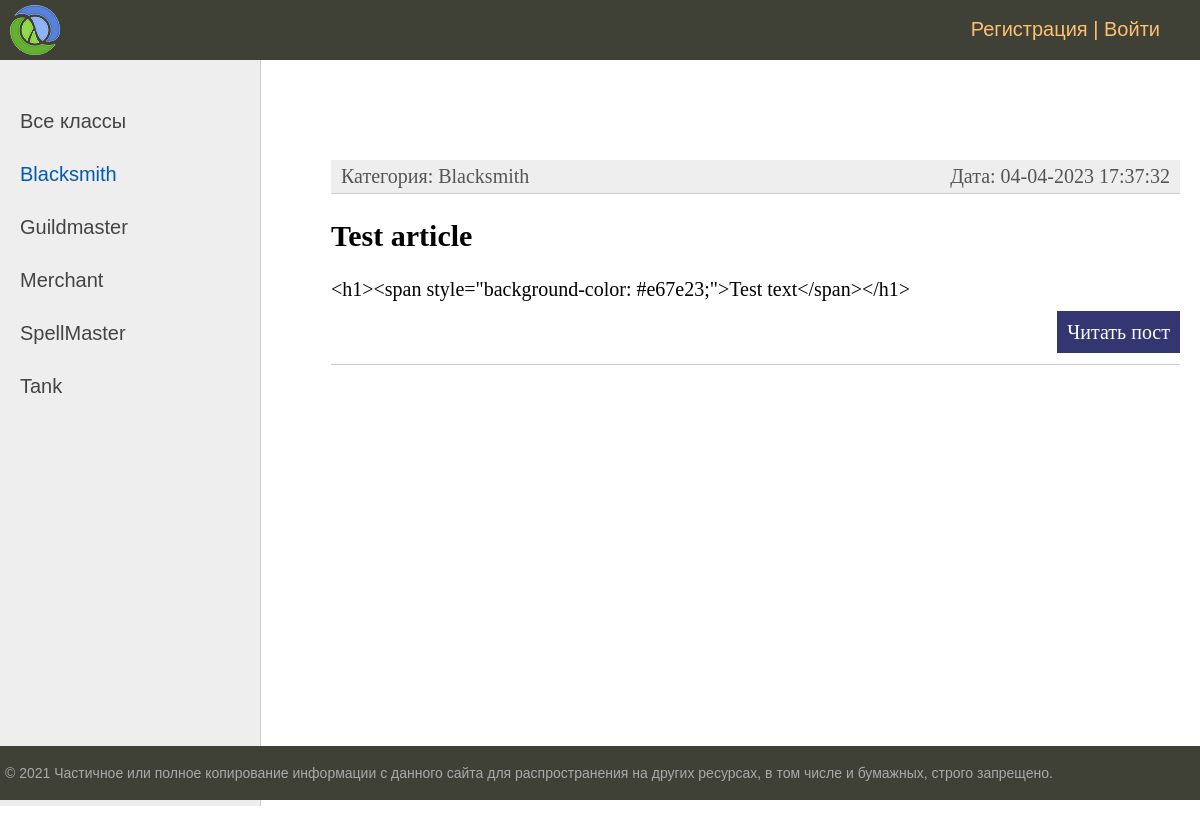
Page /category/blacksmith/ on the committed database.
### ads/models.py (models this page shows, shortened)
class Category(models.Model):
    name = models.CharField(max_length=255, choices=POSITION)
    slug = models.SlugField(max_length=255, unique=True, verbose_name="URL")
    def __str__(self):
        return self.name
    def get_absolute_url(self):
        return reverse('category', kwargs={'category_slug': self.slug})

class Post(models.Model):
    user = models.ForeignKey(User, on_delete=models.CASCADE)
    slug = models.SlugField(max_length=255, unique=True, verbose_name="URL")
    created = models.DateTimeField(auto_now_add=True)
    category = models.ForeignKey(Category, on_delete=models.CASCADE)
    article = models.CharField(max_length=255)
    post_text = HTMLField()
    def get_absolute_url(self):
        return reverse('post', kwargs={'post_slug': self.slug})

### ads/views.py (the view)
# urls.py: path('category/<slug:category_slug>/', CategoryList.as_view(), name='category'),
class CategoryList(DataMixin, ListView):
    model = Post
    template_name = 'index.html'
    context_object_name = 'posts'
    allow_empty = False
    def get_queryset(self, **kwargs):
        return Post.objects.filter(category__slug=self.kwargs['category_slug'])
    def get_context_data(self, **kwargs):
        context = super().get_context_data(**kwargs)
        c_def = self.get_user_context(title='Категория - ' + str(context['posts'][0].category),
                                      cat_selected=context['posts'][0].category_id)
        return dict(list(context.items()) + list(c_def.items()))

### ads/utils.py (called while the page is built)
        def get_user_context(self, **kwargs):
                context = kwargs
                categories = Category.objects.annotate(Count('post'))
                user_menu = menu.copy()
                if not self.request.user.is_authenticated:
                        user_menu.pop(0)
                context['menu'] = user_menu
                context['categories'] = categories
                if 'cat_selected' not in context:
                        context['cat_selected'] = 0
                return context

### templates/index.html (shortened to what this page needs)
{% extends "base.html" %}
{% block content %}
<ul class="list-articles">
	{% for p in posts %}
			<li><div class="article-panel">
				<p class="first">Категория: {{p.category}}</p>
				<p class="last">Дата: {{p.created|date:"d-m-Y H:i:s" }}</p>
			<li><h2>{{p.article}}</h2>
	{% autoescape on %}
	{{p.post_text|linebreaks|truncatewords:50}}
	{% endautoescape %}
			<p class="link-read-post"><a href="{{ p.get_absolute_url }}">Читать пост</a></p>
			</li>
	{% endfor %}
</ul>
{% endblock %}

### templates/base.html (shortened to what this page needs)
{% load static %}
{% load custom_tags %}
<!DOCTYPE html>
<html>
<head>
	<link type="text/css" href="{% static 'css/styles.css' %}" rel="stylesheet" />
</head>
<body>
<table class="table-page" border=0 cellpadding="0" cellspacing="0">
<tr><td valign=top>
{% block mainmenu %}
		<div class="header">
			<ul id="mainmenu" class="mainmenu">
			<li class="logo"><a href="{% url 'post_list' %}"><div class="logo"></div></a></li>
				{% if request.user.is_authenticated %}
				<li class="last"> {{user.username}} | <a href="{% url 'logout' %}">Выйти</a></li>
				{% else %}
				<li class="last"><a href="{% url 'register' %}">Регистрация</a> | <a href="{% url 'login' %}">Войти</a></li>
				{% endif %}
			</ul>
		</div>
{% endblock mainmenu %}
<table class="table-content" border=0 cellpadding="0" cellspacing="0">
<tr>
	<td valign="top" class="left-chapters">
	<ul id="leftchapters">
{% if cat_selected == 0 %}
		<li class="selected">Все классы</li>
{% else %}
		<li><a href="{% url 'post_list' %}">Все классы</a></li>
{% endif %}
{% for c in categories %}
{% if c.post__count > 0  %}
	{% if c.pk == cat_selected %}
		<li class="selected">{{c.name}}</li>
	{% else %}
		<li><a href="{{c.get_absolute_url}}">{{c.name}}</a></li>
	{% endif %}
{% endif %}
{% endfor %}
	</ul>
</td>
<td valign="top" class="content">
	<div class="content-text">
{% block content %}
{% endblock %}
	</div>
</td></tr></table>
</td></tr>
<tr><td valign=top>
	<div id="footer">
		<p>&copy; 2021 Частичное или полное копирование информации с данного сайта для распространения на других ресурсах, в том числе и бумажных, строго запрещено.</p>
	</div>
</td></tr></table>
</body>
</html>

### static/css/styles.css (style rules this page uses)
html, body { font-family: 'Arial'; margin: 0; padding: 0; height: 100%; width: 100%; color: #444; }
a { color: #0059b2; text-decoration: none; }
p.link-read-post { text-align: right; }
p.link-read-post a { padding: 10px; min-width: 100px; background: #333671; color: #fff; text-decoration: none; }
div.article-panel { background: #eee; padding: 5px 10px 5px 10px; box-sizing: border-box; overflow: hidden; color: #555; }
div.article-panel p.first { margin: 0; float: left; }
div.article-panel p.last { margin: 0; float: right; }
ul.list-articles { list-style: none; margin: 0; padding: 0; }
ul.list-articles li { border-bottom: 1px solid #ccc; }
.table-page { width: 100%; height: 100%; vertical-align: top; }
.table-page tr { height: 100%; }
.header { background: #3F4137; height: 60px; }
.logo { background: url('../images/logo.png') no-repeat 10px 5px; width: 70px; height: 60px; }
ul.mainmenu { list-style: none; margin: 0; padding: 0; height: 60px; color: #fdc073; font-size: 20px; overflow: hidden; }
ul.mainmenu li { float: left; margin: 18px 40px 0 30px; }
ul.mainmenu li.logo { margin: 0; }
ul.mainmenu li.last { float: right; }
ul.mainmenu li a { color: #fdc073; text-decoration: none; }
.table-content { width: 100%; min-height: 100%; height: 100%; }
.left-chapters { margin: 0; background: #eee; border-right: 1px solid #ccc; min-height: 100%; }
.left-chapters ul { width: 230px; min-height: 100%; margin: 0; padding: 20px 10px 10px 20px; list-style: none; font-size: 20px; }
.left-chapters ul li { margin: 30px 0 0 0; color: #999; }
.left-chapters ul li.selected { color: #0059b2; }
.left-chapters ul li a { color: #444; text-decoration: none; }
.content { padding: 40px 20px 20px 40px; width: 100%; box-sizing: border-box; }
.content-text { margin: 60px 0 0 30px; color: #000; font-size: 20px; font-family: Yandex Sans Display Light; }
#footer { box-sizing: border-box; background: #3F4137; padding: 5px; color: #aaa; font-size: 14px; font-family: Verdana, Geneva, Arial, Helvetica; text-align: left; overflow: hidden; }

### rows in the picture
Category: name "Blacksmith"
Category: name "Guildmaster"
Category: name "Merchant"
Category: name "SpellMaster"
Category: name "Tank"
Post: category "Blacksmith", created "04-04-2023 17:37:32", article "Test article", post_text "<h1><span style=\"background-color: #e67e23;\">Test text</span></h1>"
